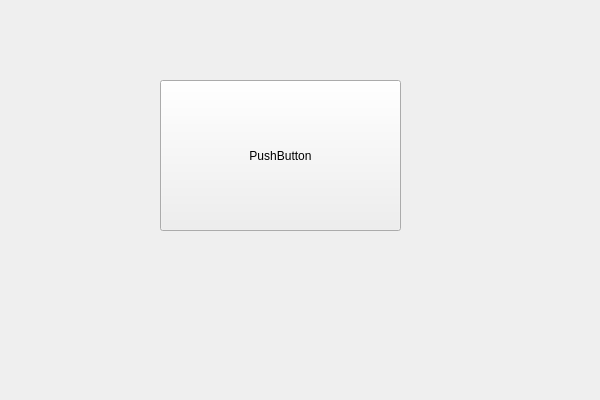
<?xml version="1.0" encoding="UTF-8"?>
<ui version="4.0">
 <class>demoClass</class>
 <widget class="QWidget" name="demoClass">
  <property name="geometry">
   <rect>
    <x>0</x>
    <y>0</y>
    <width>600</width>
    <height>400</height>
   </rect>
  </property>
  <property name="windowTitle">
   <string>demo</string>
  </property>
  <widget class="QPushButton" name="pushButton">
   <property name="geometry">
    <rect>
     <x>160</x>
     <y>80</y>
     <width>241</width>
     <height>151</height>
    </rect>
   </property>
   <property name="text">
    <string>PushButton</string>
   </property>
  </widget>
 </widget>
 <layoutdefault spacing="6" margin="11"/>
 <resources>
  <include location="demo.qrc"/>
 </resources>
 <connections>
  <connection>
   <sender>pushButton</sender>
   <signal>clicked()</signal>
   <receiver>demoClass</receiver>
   <slot>PushBottonClicked()</slot>
   <hints>
    <hint type="sourcelabel">
     <x>303</x>
     <y>182</y>
    </hint>
    <hint type="destinationlabel">
     <x>311</x>
     <y>261</y>
    </hint>
   </hints>
  </connection>
 </connections>
 <slots>
  <slot>PushBottonClicked()</slot>
  <slot>PrintRes()</slot>
 </slots>
</ui>
